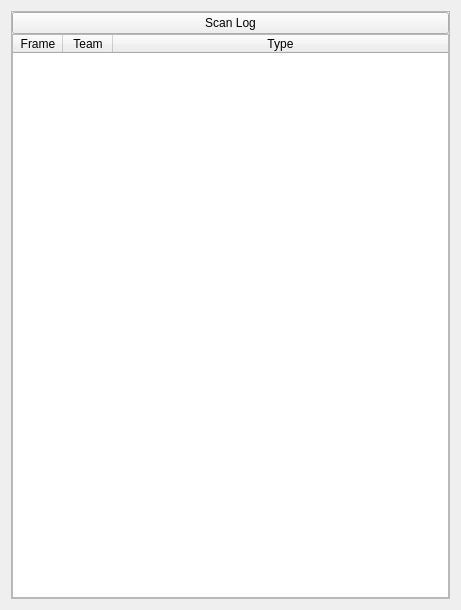
<?xml version="1.0" encoding="UTF-8"?>
<ui version="4.0">
 <class>GameEventsWidget</class>
 <widget class="QWidget" name="GameEventsWidget">
  <property name="geometry">
   <rect>
    <x>0</x>
    <y>0</y>
    <width>461</width>
    <height>610</height>
   </rect>
  </property>
  <property name="windowTitle">
   <string>DockWidget</string>
  </property>
  <layout class="QVBoxLayout" name="verticalLayout">
   <item>
    <widget class="QScrollArea" name="scrollArea">
     <property name="widgetResizable">
      <bool>true</bool>
     </property>
     <widget class="QWidget" name="scrollAreaWidgetContents">
      <property name="geometry">
       <rect>
        <x>0</x>
        <y>0</y>
        <width>441</width>
        <height>590</height>
       </rect>
      </property>
      <layout class="QGridLayout" name="gridLayout">
       <property name="leftMargin">
        <number>0</number>
       </property>
       <property name="topMargin">
        <number>0</number>
       </property>
       <property name="rightMargin">
        <number>0</number>
       </property>
       <property name="bottomMargin">
        <number>0</number>
       </property>
       <property name="spacing">
        <number>0</number>
       </property>
       <item row="1" column="0">
        <widget class="QTableWidget" name="eventTable">
         <property name="editTriggers">
          <set>QAbstractItemView::NoEditTriggers</set>
         </property>
         <property name="selectionBehavior">
          <enum>QAbstractItemView::SelectRows</enum>
         </property>
         <property name="showGrid">
          <bool>false</bool>
         </property>
         <property name="sortingEnabled">
          <bool>true</bool>
         </property>
         <property name="cornerButtonEnabled">
          <bool>true</bool>
         </property>
         <property name="columnCount">
          <number>3</number>
         </property>
         <attribute name="horizontalHeaderCascadingSectionResizes">
          <bool>false</bool>
         </attribute>
         <attribute name="horizontalHeaderDefaultSectionSize">
          <number>50</number>
         </attribute>
         <attribute name="horizontalHeaderStretchLastSection">
          <bool>true</bool>
         </attribute>
         <attribute name="verticalHeaderVisible">
          <bool>false</bool>
         </attribute>
         <attribute name="verticalHeaderShowSortIndicator" stdset="0">
          <bool>true</bool>
         </attribute>
         <attribute name="verticalHeaderStretchLastSection">
          <bool>false</bool>
         </attribute>
         <column>
          <property name="text">
           <string>Frame</string>
          </property>
         </column>
         <column>
          <property name="text">
           <string>Team</string>
          </property>
         </column>
         <column>
          <property name="text">
           <string>Type</string>
          </property>
         </column>
        </widget>
       </item>
       <item row="0" column="0">
        <widget class="QPushButton" name="scanLog">
         <property name="text">
          <string>Scan Log</string>
         </property>
        </widget>
       </item>
      </layout>
     </widget>
    </widget>
   </item>
  </layout>
 </widget>
 <resources/>
 <connections/>
</ui>
